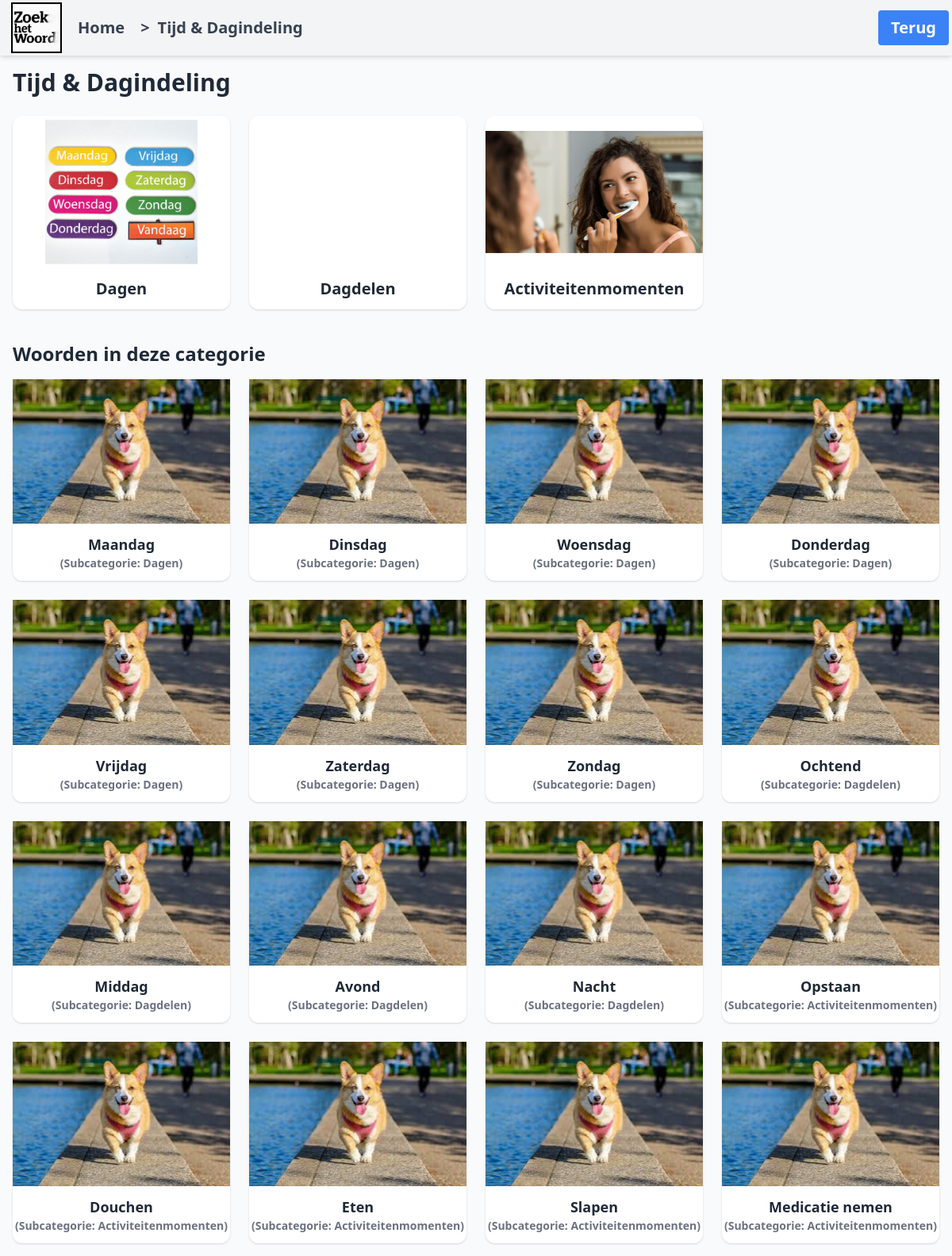
/category/6/, run on the app's committed database.
### ftwapp/models.py (models this page shows, shortened)
class Category(models.Model):
    name = models.CharField(max_length=100)
    image = models.ImageField(upload_to='categories/')
    parent = models.ForeignKey('self', null=True, blank=True, related_name='child_categories', on_delete=models.CASCADE)

class Subcategory(models.Model):
    name = models.CharField(max_length=200)
    category = models.ForeignKey(Category, related_name='subcategories', on_delete=models.CASCADE)
    image = models.ImageField(upload_to='subcategories/', blank=True, null=True)

class Word(models.Model):
    name = models.CharField(max_length=100)
    image = models.ImageField(upload_to='words/', blank=True, null=True)
    category = models.ForeignKey(Category, on_delete=models.CASCADE,related_name='words', null=True, blank=True)
    subcategory = models.ForeignKey(Subcategory, on_delete=models.CASCADE, related_name='words', null=True, blank=True)
    description = models.TextField(blank=True, null=True)

### ftwapp/views.py (the view)
# urls.py: path('category/<int:category_id>/', views.category_detail, name='category_detail'),
def category_detail(request, category_id):
    category = get_object_or_404(Category, id=category_id)
    subcategories = category.subcategories.all()
    direct_words = Word.objects.filter(category=category)
    subcategory_words = Word.objects.filter(subcategory__in=subcategories)
    words = direct_words | subcategory_words
    words = words.distinct()
    return render(request, 'category_detail.html', {
        'category': category,
        'subcategories': subcategories,
        'words': words,
    })

### ftwapp/templates/category_detail.html (shortened to what this page needs)
{% extends "base.html" %}
{% load static %}
{% block nav_button %}
<a href="{% url 'home' %}" class="bg-blue-500 text-white px-4 py-2 rounded hover:bg-blue-600 transition">Terug</a>
{% endblock %}
{% block breadcrumbs %}
<div class="breadcrumbs">
    <a href="{% url 'category_detail' category.pk %}"><span>&gt;</span>{{ category.name }}</a>
</div>
{% endblock %}
{% block content %}
<h1 class="text-3xl font-bold mb-6">{{ category.name }}</h1>
<div class="grid grid-cols-1 sm:grid-cols-2 md:grid-cols-3 lg:grid-cols-4 gap-6">
    {% for subcategory in subcategories %}
    <a href="{% url 'subcategory_detail' subcategory.pk %}"
        class="flex flex-col bg-white rounded-xl shadow hover:scale-105 transition transform duration-200">
        {% if subcategory.image %}
        <div class="w-full h-48 bg-center bg-contain bg-no-repeat"
            style="background-image: url('{{ subcategory.image.url }}');"></div>
        {% else %}
        <img src="{% static 'images/default.jpg' %}" alt="">
        {% endif %}
        <div class="text-center text-xl font-bold py-3">{{ subcategory.name }}</div>
    </a>
    {% endfor %}
</div>
{% if words %}
<h2 class="text-2xl font-bold mt-10 mb-4">Woorden in deze categorie</h2>
<div class="grid grid-cols-1 sm:grid-cols-2 md:grid-cols-3 lg:grid-cols-4 gap-6">
    {% for word in words %}
    <a href="{% url 'word_detail' word.pk %}"
        class="flex flex-col bg-white rounded-xl shadow hover:scale-105 transition transform duration-200">
        {% if word.image %}
        <div class="w-full h-48 bg-center bg-contain bg-no-repeat"
            style="background-image: url('{{ word.image.url }}');"></div>
        {% else %}
        <img src="{% static 'images/default.jpg' %}" alt="">
        {% endif %}
        <div class="text-center text-lg font-bold py-3">
            {{ word.name }}
            {% if word.subcategory %}
            <div class="text-sm text-gray-500">(Subcategorie: {{ word.subcategory.name }})</div>
            {% endif %}
        </div>
    </a>
    {% endfor %}
</div>
{% else %}
<p class="mt-6 text-gray-600">Geen woorden gevonden in deze categorie.</p>
{% endif %}
{% endblock %}

### static/styles.css (style rules this page uses)
nav a, nav button { font-size: 20px; padding: 12px 10px; text-decoration: none; border: none; background: none; cursor: pointer; color: inherit; }
.breadcrumbs { display: flex; align-items: center; gap: 4px; }
.breadcrumbs a { display: flex; align-items: center; gap: 10px; text-decoration: none; color: inherit; }
.breadcrumbs span { font-size: 20px; }

### data on the page
Category: name "Tijd & Dagindeling"
Subcategory: image (picture), name "Dagen"
Subcategory: name "Dagdelen"
Subcategory: image (picture), name "Activiteitenmomenten"
Word: name "Maandag", subcategory.name "Dagen"
Word: name "Dinsdag", subcategory.name "Dagen"
Word: name "Woensdag", subcategory.name "Dagen"
Word: name "Donderdag", subcategory.name "Dagen"
Word: name "Vrijdag", subcategory.name "Dagen"
Word: name "Zaterdag", subcategory.name "Dagen"
Word: name "Zondag", subcategory.name "Dagen"
Word: name "Ochtend", subcategory.name "Dagdelen"
Word: name "Middag", subcategory.name "Dagdelen"
Word: name "Avond", subcategory.name "Dagdelen"
Word: name "Nacht", subcategory.name "Dagdelen"
Word: name "Opstaan", subcategory.name "Activiteitenmomenten"
Word: name "Douchen", subcategory.name "Activiteitenmomenten"
Word: name "Eten", subcategory.name "Activiteitenmomenten"
Word: name "Slapen", subcategory.name "Activiteitenmomenten"
Word: name "Medicatie nemen", subcategory.name "Activiteitenmomenten"
